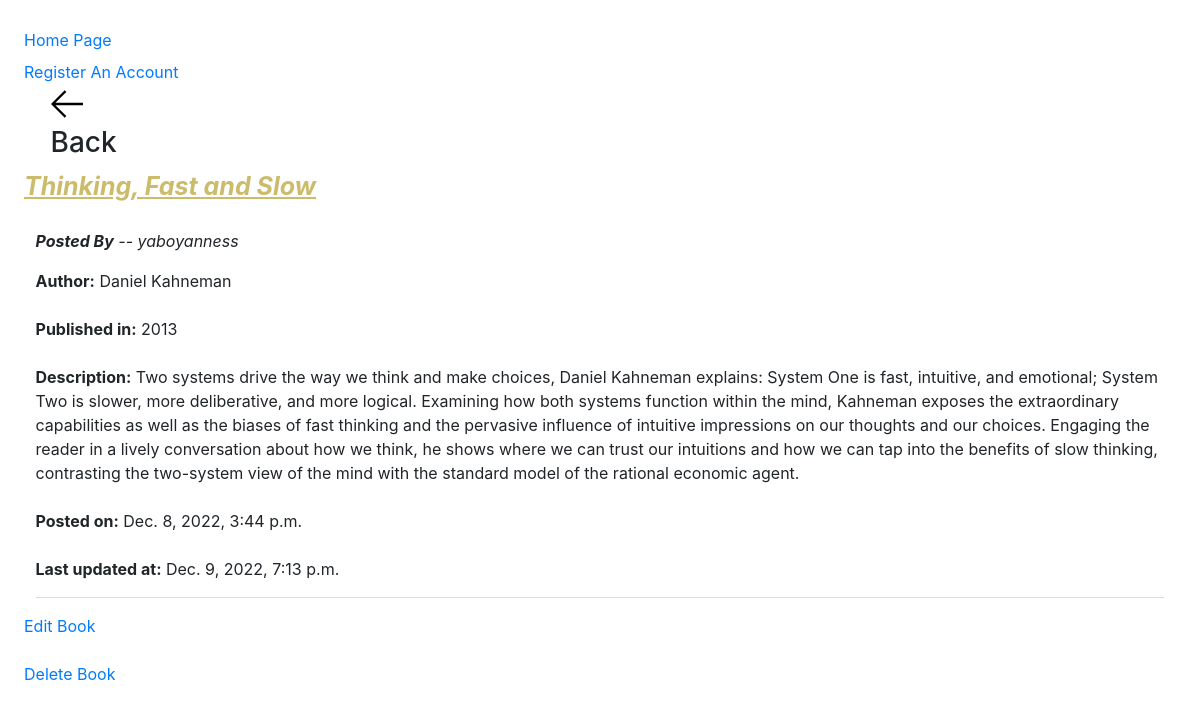
The app's page /8/ with its own data.
### books/models.py (models this page shows, shortened)
class Book(models.Model):
    title = models.CharField(max_length=200)
    author = models.CharField(max_length=50)
    year = models.PositiveIntegerField(null=True)
    rating = models.FloatField(null=True, validators=[MaxValueValidator(10), MinValueValidator(1)])
    description = models.TextField(null=True, blank=True)
    created_by = models.DateTimeField(auto_now_add=True, editable=False)
    last_updated = models.DateTimeField(auto_now=True)
    posted_by = models.ForeignKey(User, on_delete=models.SET_NULL, null=True)

### books/views.py (the view)
# urls.py: path('<str:id>/', views.displayById, name="identifier"),
def displayById(request, id):
    b = Book.objects.get(id=id)
    return render(request, "books/byID.html", {"title": b.title, "item": b})

### books/templates/books/byID.html
{% extends 'books/home.html'%}
{% block content %}
<div class="container" style="margin-left: 1%; margin-right: 1%">
    <div class="layout__boxTitle">
        <a href="/">
            <svg version="1.1" xmlns="http://www.w3.org/2000/svg" width="32" height="32"
                 viewBox="0 0 32 32">
                <title>arrow-left</title>
                <path d="M13.723 2.286l-13.723 13.714 13.719 13.714 1.616-1.611-10.96-10.96h27.625v-2.286h-27.625l10.965-10.965-1.616-1.607z"></path>
            </svg>
        </a>
        <h3>Back</h3>
    </div>
</div>
<u style="font-style: oblique; color: black; font-size: 25px; font-weight: bold; color: #ccbb6a">{{ item.title }}</u>
<br>
<br>
<div style="margin-left: 1%; margin-right: 1%">
    <P style="font-style: italic"><b>Posted By</b> -- {{ item.posted_by }}</P>
    <ul>
        <li><b>Author:</b> {{ item.author }}</li>
        <br>
        <li><b>Published in:</b> {{ item.year }}</li>
        <br>
        <li><b>Description:</b> {{ item.description }}</li>
        <br>
        <li><b>Posted on:</b> {{ item.created_by }}</li>
        <br>
        <li><b>Last updated at:</b> {{ item.last_updated }}</li>
    </ul>
    <hr>
</div>
<a href="/edit_book/{{ item.id }}">Edit Book</a>
<br>
<br>
<a href="/delete_book/{{ item.id }}">Delete Book</a>
<br>
<br>
{% endblock %}

### records on screen
Book: title "Thinking, Fast and Slow", posted_by "yaboyanness", author "Daniel Kahneman", year "2013", description "Two systems drive the way we think and make choices, Daniel Kahneman explains: System One is fast, intuitive, and emotional; System Two is slower, more deliberative, and more logical. Examining how both systems function within the mind, Kahneman exposes the extraordinary capabilities as well as the biases of fast thinking and the pervasive influence of intuitive impressions on our thoughts and our choices. Engaging the reader in a lively conversation about how we think, he shows where we can trust our intuitions and how we can tap into the benefits of slow thinking, contrasting the two-system view of the mind with the standard model of the rational economic agent.", created_by "Dec. 8, 2022, 3:44 p.m.", last_updated "Dec. 9, 2022, 7:13 p.m."
